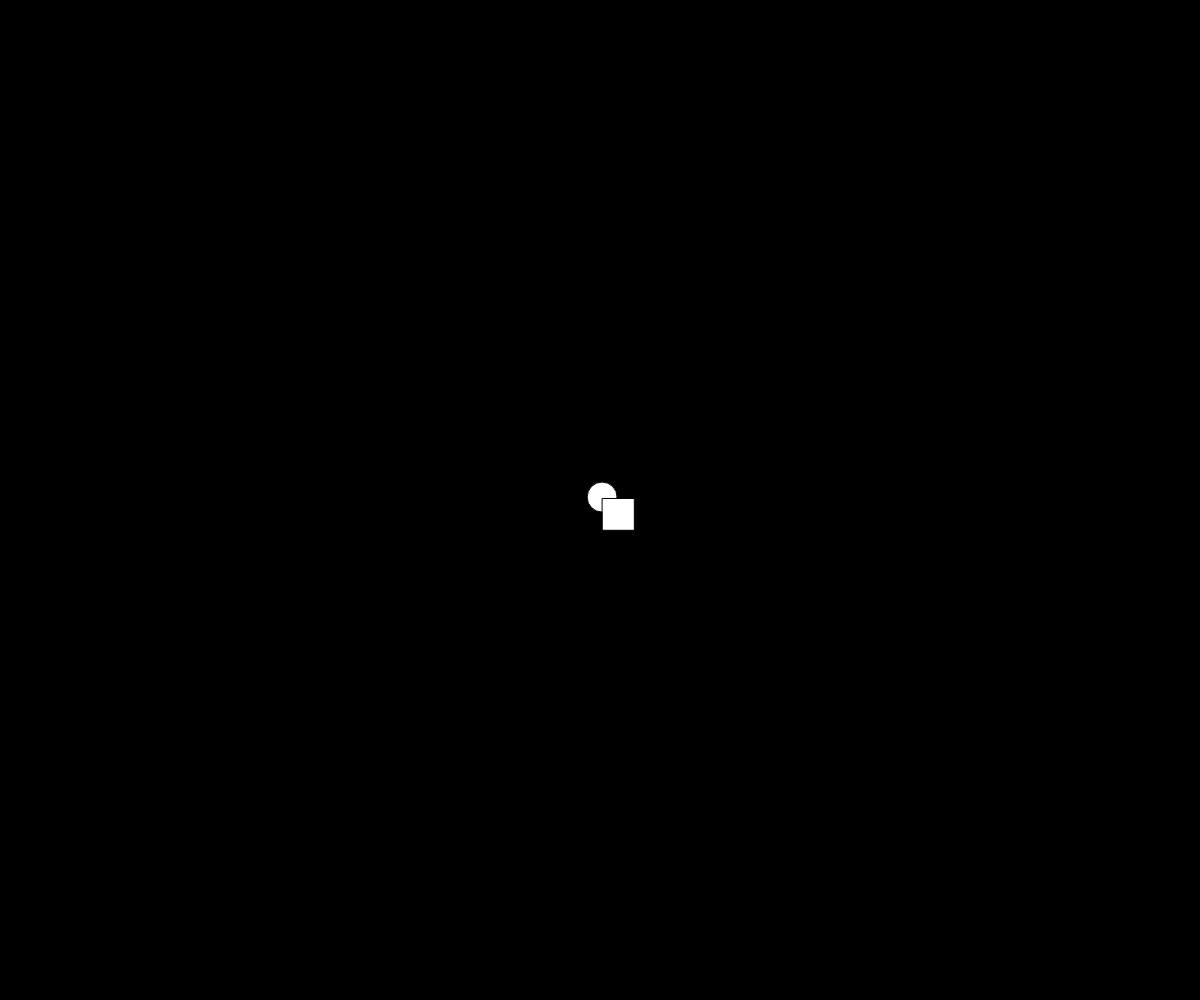
Frame 1 (no input)
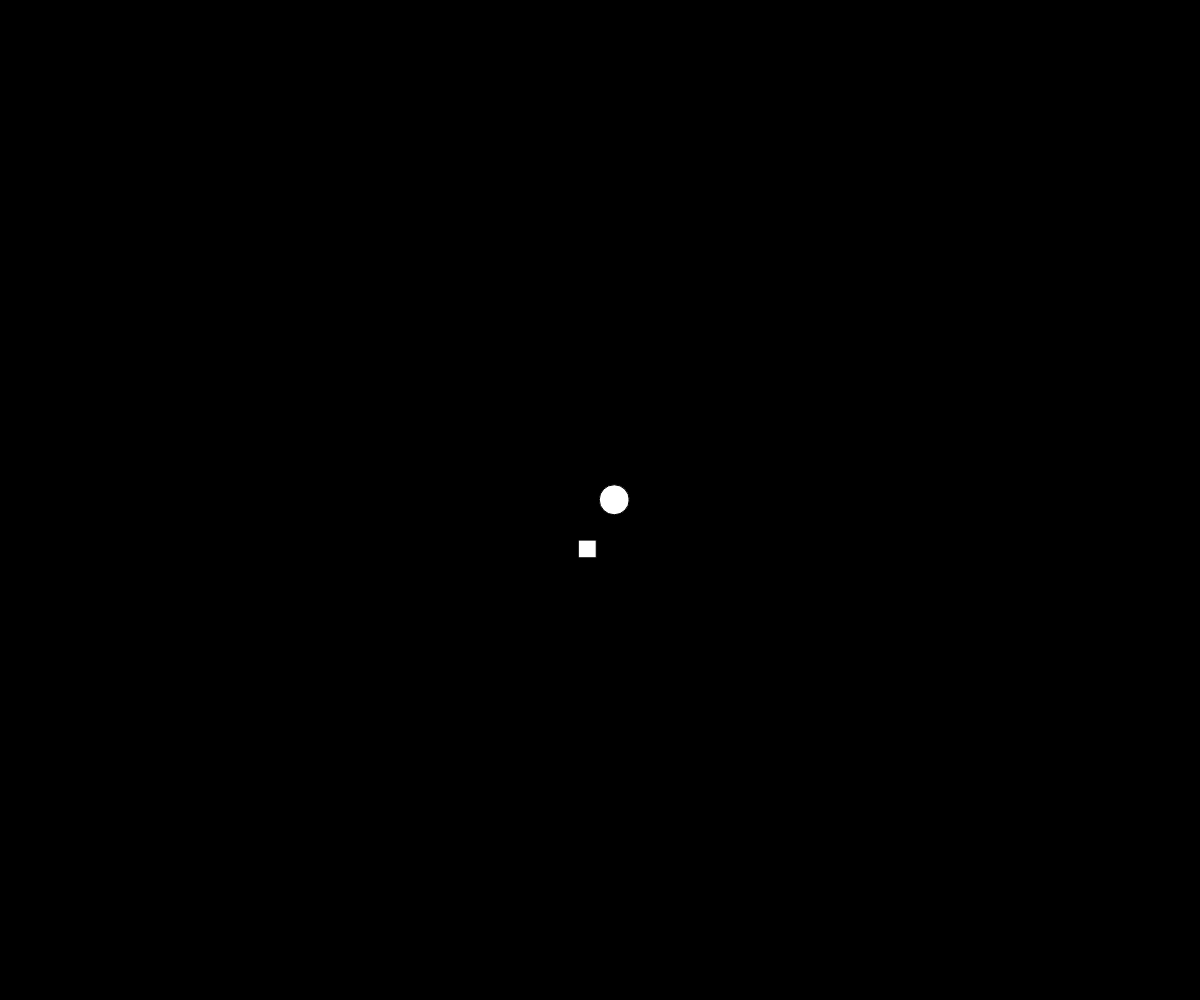
Frame 60 (no input)
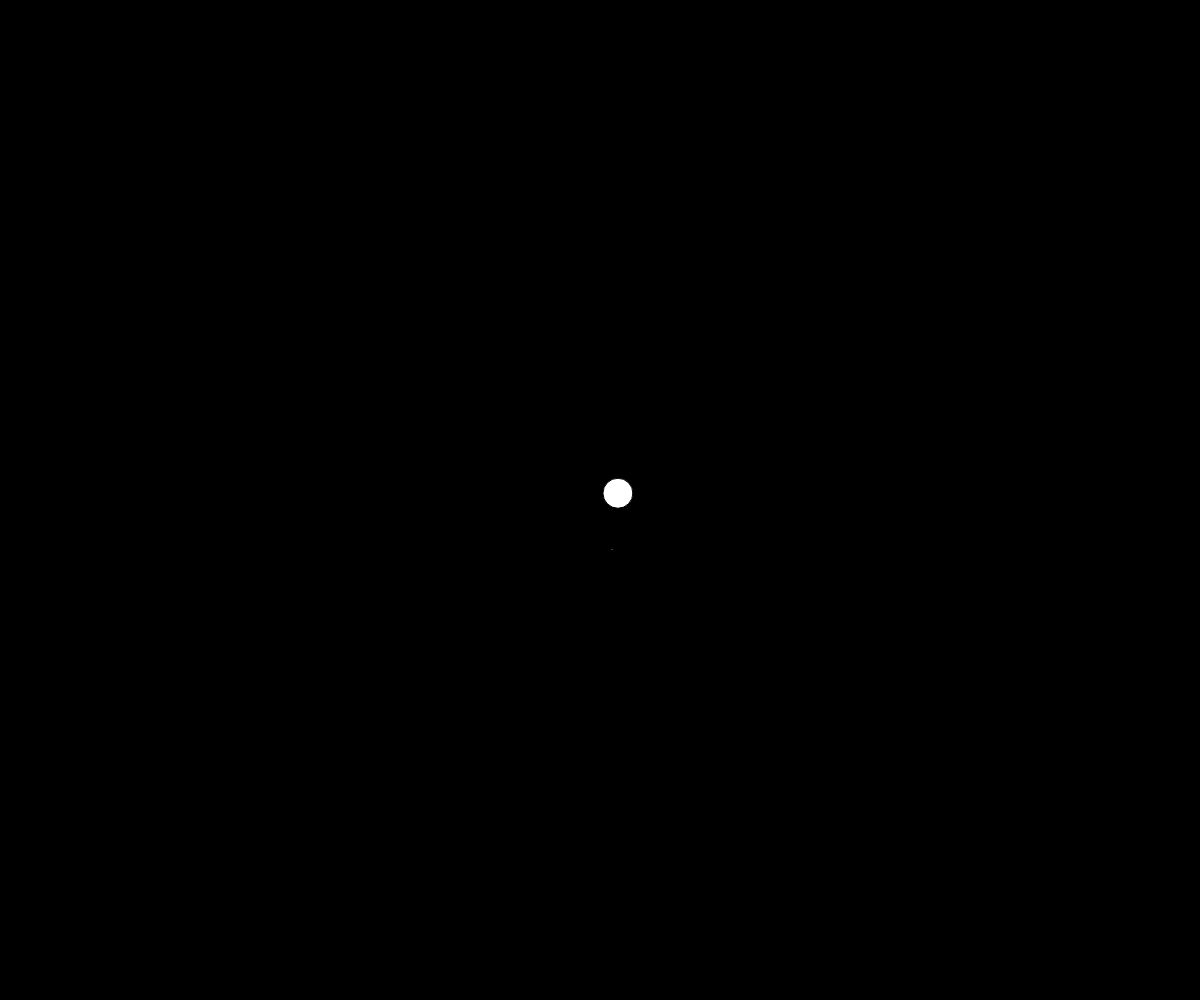
Frame 120 (the mouse pressed at the canvas centre since frame 60)

The p5.js sketch that drew these frames (run headless with seeded random() and noise() and a simulated clock; from frame 60 on, the mouse is pressed at the canvas centre):

// p5.js sketch
// ── sketch.js
// Inheritance Demo

let theParticle;
let someConfetti;

function setup() {
  createCanvas(windowWidth, windowHeight);
  theParticle = new Particle(width/2, height/2);
  someConfetti = new Confetti(width/2, height/2)
}

function draw() {
  background("black");
  theParticle.update();
  theParticle.display();
  someConfetti.update();
  someConfetti.display();
}

class Particle {
  constructor(x, y) {
    this.x = x;
    this.y = y;
    this.size = 30;
  }

  update() {
    this.x += random(-5, 5);
    this.y += random(-5, 5);
  }
 
  display() {
    circle(this.x, this.y, this.size)
  } 
}

class Confetti extends Particle {
  constructor(x, y) {
    super(x, y)
  }

  update() {
    super.update();
    this.size += random(-3, 3);
  }

  display() {
    square(this.x, this.y, this.size);
  }
}
